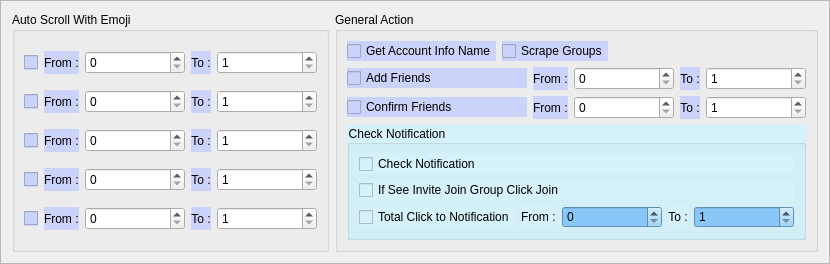
               <widget class="QFrame" name="GeneralAction_GroupBox">
                <property name="styleSheet">
                 <string notr="true"/>
                </property>
                <property name="frameShape">
                 <enum>QFrame::StyledPanel</enum>
                </property>
                <property name="frameShadow">
                 <enum>QFrame::Raised</enum>
                </property>
                <layout class="QGridLayout" name="gridLayout_24">
                 <item row="1" column="1">
                  <widget class="QGroupBox" name="general_option_group">
                   <property name="enabled">
                    <bool>true</bool>
                   </property>
                   <property name="styleSheet">
                    <string notr="true"/>
                   </property>
                   <property name="title">
                    <string>General Action</string>
                   </property>
                   <layout class="QVBoxLayout" name="verticalLayout_8">
                    <item>
                     <layout class="QHBoxLayout" name="horizontalLayout_21">
                      <item>
                       <widget class="QCheckBox" name="get_account_info">
                        <property name="styleSheet">
                         <string notr="true">background-color: rgb(204, 211, 250);</string>
                        </property>
                        <property name="text">
                         <string>Get Account Info Name</string>
                        </property>
                        <property name="iconSize">
                         <size>
                          <width>30</width>
                          <height>30</height>
                         </size>
                        </property>
                        <property name="checked">
                         <bool>false</bool>
                        </property>
                       </widget>
                      </item>
                      <item>
                       <widget class="QCheckBox" name="scrape_group">
                        <property name="styleSheet">
                         <string notr="true">background-color: rgb(204, 211, 250);</string>
                        </property>
                        <property name="text">
                         <string>Scrape Groups</string>
                        </property>
                       </widget>
                      </item>
                      <item>
                       <spacer name="horizontalSpacer_14">
                        <property name="orientation">
                         <enum>Qt::Horizontal</enum>
                        </property>
                        <property name="sizeHint" stdset="0">
                         <size>
                          <width>40</width>
                          <height>20</height>
                         </size>
                        </property>
                       </spacer>
                      </item>
                     </layout>
                    </item>
                    <item>
                     <layout class="QHBoxLayout" name="horizontalLayout_25">
                      <item>
                       <layout class="QHBoxLayout" name="horizontalLayout_26" stretch="1,0,0,0,0">
                        <item>
                         <widget class="QCheckBox" name="add_friends">
                          <property name="styleSheet">
                           <string notr="true">background-color: rgb(204, 211, 250);</string>
                          </property>
                          <property name="text">
                           <string>Add Friends</string>
                          </property>
                          <property name="iconSize">
                           <size>
                            <width>30</width>
                            <height>30</height>
                           </size>
                          </property>
                          <property name="checked">
                           <bool>false</bool>
                          </property>
                         </widget>
                        </item>
                        <item>
                         <widget class="QLabel" name="from_13">
                          <property name="styleSheet">
                           <string notr="true">background-color: rgb(204, 211, 250);</string>
                          </property>
                          <property name="text">
                           <string>From :</string>
                          </property>
                         </widget>
                        </item>
                        <item>
                         <widget class="QSpinBox" name="add_friends_from">
                          <property name="minimumSize">
                           <size>
                            <width>100</width>
                            <height>0</height>
                           </size>
                          </property>
                         </widget>
                        </item>
                        <item>
                         <widget class="QLabel" name="to_13">
                          <property name="styleSheet">
                           <string notr="true">background-color: rgb(204, 211, 250);</string>
                          </property>
                          <property name="text">
                           <string>To :</string>
                          </property>
                          <property name="alignment">
                           <set>Qt::AlignCenter</set>
                          </property>
                         </widget>
                        </item>
                        <item>
                         <widget class="QSpinBox" name="add_friends_to">
                          <property name="minimumSize">
                           <size>
                            <width>100</width>
                            <height>0</height>
                           </size>
                          </property>
                          <property name="minimum">
                           <number>1</number>
                          </property>
                         </widget>
                        </item>
                       </layout>
                      </item>
                     </layout>
                    </item>
                    <item>
                     <layout class="QHBoxLayout" name="horizontalLayout_27" stretch="1,0,0,0,0">
                      <item>
                       <widget class="QCheckBox" name="confirm_friends">
                        <property name="styleSheet">
                         <string notr="true">background-color: rgb(204, 211, 250);</string>
                        </property>
                        <property name="text">
                         <string>Confirm Friends</string>
                        </property>
                        <property name="iconSize">
                         <size>
                          <width>30</width>
                          <height>30</height>
                         </size>
                        </property>
                        <property name="checked">
                         <bool>false</bool>
                        </property>
                       </widget>
                      </item>
                      <item>
                       <widget class="QLabel" name="from_15">
                        <property name="styleSheet">
                         <string notr="true">background-color: rgb(204, 211, 250);</string>
                        </property>
                        <property name="text">
                         <string>From :</string>
                        </property>
                       </widget>
                      </item>
                      <item>
                       <widget class="QSpinBox" name="confirm_friends_from">
                        <property name="minimumSize">
                         <size>
                          <width>100</width>
                          <height>0</height>
                         </size>
                        </property>
                       </widget>
                      </item>
                      <item>
                       <widget class="QLabel" name="to_15">
                        <property name="styleSheet">
                         <string notr="true">background-color: rgb(204, 211, 250);</string>
                        </property>
                        <property name="text">
                         <string>To :</string>
                        </property>
                        <property name="alignment">
                         <set>Qt::AlignCenter</set>
                        </property>
                       </widget>
                      </item>
                      <item>
                       <widget class="QSpinBox" name="confirm_friends_to">
                        <property name="minimumSize">
                         <size>
                          <width>100</width>
                          <height>0</height>
                         </size>
                        </property>
                        <property name="minimum">
                         <number>1</number>
                        </property>
                       </widget>
                      </item>
                     </layout>
                    </item>
                    <item>
                     <widget class="QGroupBox" name="groupBox_3">
                      <property name="styleSheet">
                       <string notr="true">background-color: rgb(204, 211, 250);
background-color: rgb(213, 242, 250);</string>
                      </property>
                      <property name="title">
                       <string>Check Notification</string>
                      </property>
                      <layout class="QVBoxLayout" name="verticalLayout_17">
                       <item>
                        <widget class="QCheckBox" name="check_notifycation">
                         <property name="styleSheet">
                          <string notr="true"/>
                         </property>
                         <property name="text">
                          <string>Check Notification</string>
                         </property>
                         <property name="iconSize">
                          <size>
                           <width>30</width>
                           <height>30</height>
                          </size>
                         </property>
                         <property name="checked">
                          <bool>false</bool>
                         </property>
                        </widget>
                       </item>
                       <item>
                        <widget class="QCheckBox" name="click_join_group_in_notification">
                         <property name="styleSheet">
                          <string notr="true"/>
                         </property>
                         <property name="text">
                          <string>If See Invite Join Group Click Join</string>
                         </property>
                         <property name="iconSize">
                          <size>
                           <width>30</width>
                           <height>30</height>
                          </size>
                         </property>
                         <property name="checked">
                          <bool>false</bool>
                         </property>
                        </widget>
                       </item>
                       <item>
                        <layout class="QHBoxLayout" name="horizontalLayout_36" stretch="1,0,0,0,0">
                         <item>
                          <widget class="QCheckBox" name="total_click_notification">
                           <property name="styleSheet">
                            <string notr="true"/>
                           </property>
                           <property name="text">
                            <string>Total Click to Notification</string>
                           </property>
                           <property name="iconSize">
                            <size>
                             <width>30</width>
                             <height>30</height>
                            </size>
                           </property>
                           <property name="checked">
                            <bool>false</bool>
                           </property>
                          </widget>
                         </item>
                         <item>
                          <widget class="QLabel" name="from_22">
                           <property name="styleSheet">
                            <string notr="true"/>
                           </property>
                           <property name="text">
                            <string>From :</string>
                           </property>
                          </widget>
                         </item>
                         <item>
                          <widget class="QSpinBox" name="total_click_notification_from">
                           <property name="minimumSize">
                            <size>
                             <width>100</width>
                             <height>0</height>
                            </size>
                           </property>
                           <property name="styleSheet">
                            <string notr="true">background-color: rgb(136, 199, 247);</string>
                           </property>
                          </widget>
                         </item>
                         <item>
                          <widget class="QLabel" name="to_22">
                           <property name="styleSheet">
                            <string notr="true"/>
                           </property>
                           <property name="text">
                            <string>To :</string>
                           </property>
                           <property name="alignment">
                            <set>Qt::AlignCenter</set>
                           </property>
                          </widget>
                         </item>
                         <item>
                          <widget class="QSpinBox" name="total_click_notification_to">
                           <property name="minimumSize">
                            <size>
                             <width>100</width>
                             <height>0</height>
                            </size>
                           </property>
                           <property name="styleSheet">
                            <string notr="true">background-color: rgb(136, 199, 247);</string>
                           </property>
                           <property name="minimum">
                            <number>1</number>
                           </property>
                          </widget>
                         </item>
                        </layout>
                       </item>
                      </layout>
                     </widget>
                    </item>
                   </layout>
                  </widget>
                 </item>
                 <item row="1" column="0">
                  <widget class="QGroupBox" name="react_group">
                   <property name="styleSheet">
                    <string notr="true"/>
                   </property>
                   <property name="title">
                    <string>Auto Scroll With Emoji</string>
                   </property>
                   <layout class="QVBoxLayout" name="verticalLayout_7">
                    <item>
                     <layout class="QHBoxLayout" name="horizontalLayout">
                      <item>
                       <widget class="QCheckBox" name="like">
                        <property name="styleSheet">
                         <string notr="true">background-color: rgb(204, 211, 250);</string>
                        </property>
                        <property name="text">
                         <string/>
                        </property>
                        <property name="icon">
                         <iconset resource="../ui/resources.qrc">
                          <normaloff>:/icons/images/like_emoji.png</normaloff>:/icons/images/like_emoji.png</iconset>
                        </property>
                        <property name="iconSize">
                         <size>
                          <width>30</width>
                          <height>30</height>
                         </size>
                        </property>
                        <property name="checked">
                         <bool>false</bool>
                        </property>
                       </widget>
                      </item>
                      <item>
                       <widget class="QLabel" name="from_label">
                        <property name="styleSheet">
                         <string notr="true">background-color: rgb(204, 211, 250);</string>
                        </property>
                        <property name="text">
                         <string>From :</string>
                        </property>
                       </widget>
                      </item>
                      <item>
                       <widget class="QSpinBox" name="like_from">
                        <property name="minimumSize">
                         <size>
                          <width>100</width>
                          <height>0</height>
                         </size>
                        </property>
                        <property name="minimum">
                         <number>0</number>
                        </property>
                        <property name="value">
                         <number>0</number>
                        </property>
                       </widget>
                      </item>
                      <item>
                       <widget class="QLabel" name="to_label">
                        <property name="styleSheet">
                         <string notr="true">background-color: rgb(204, 211, 250);</string>
                        </property>
                        <property name="text">
                         <string>To :</string>
                        </property>
                        <property name="alignment">
                         <set>Qt::AlignCenter</set>
                        </property>
                       </widget>
                      </item>
                      <item>
                       <widget class="QSpinBox" name="like_to">
                        <property name="minimumSize">
                         <size>
                          <width>100</width>
                          <height>0</height>
                         </size>
                        </property>
                        <property name="minimum">
                         <number>1</number>
                        </property>
                       </widget>
                      </item>
                     </layout>
                    </item>
                    <item>
                     <layout class="QHBoxLayout" name="horizontalLayout_11">
                      <item>
                       <widget class="QCheckBox" name="love">
                        <property name="styleSheet">
                         <string notr="true">background-color: rgb(204, 211, 250);</string>
                        </property>
                        <property name="text">
                         <string/>
                        </property>
                        <property name="icon">
                         <iconset resource="../ui/resources.qrc">
                          <normaloff>:/icons/images/love_emoji.png</normaloff>:/icons/images/love_emoji.png</iconset>
                        </property>
                        <property name="iconSize">
                         <size>
                          <width>30</width>
                          <height>30</height>
                         </size>
                        </property>
                        <property name="checked">
                         <bool>false</bool>
                        </property>
                       </widget>
                      </item>
                      <item>
                       <widget class="QLabel" name="from_2">
                        <property name="styleSheet">
                         <string notr="true">background-color: rgb(204, 211, 250);</string>
                        </property>
                        <property name="text">
                         <string>From :</string>
                        </property>
                       </widget>
                      </item>
                      <item>
                       <widget class="QSpinBox" name="love_from">
                        <property name="minimumSize">
                         <size>
                          <width>100</width>
                          <height>0</height>
                         </size>
                        </property>
                       </widget>
                      </item>
                      <item>
                       <widget class="QLabel" name="to_2">
                        <property name="styleSheet">
                         <string notr="true">background-color: rgb(204, 211, 250);</string>
                        </property>
                        <property name="text">
                         <string>To :</string>
                        </property>
                        <property name="alignment">
                         <set>Qt::AlignCenter</set>
                        </property>
                       </widget>
                      </item>
                      <item>
                       <widget class="QSpinBox" name="love_to">
                        <property name="minimumSize">
                         <size>
                          <width>100</width>
                          <height>0</height>
                         </size>
                        </property>
                        <property name="minimum">
                         <number>1</number>
                        </property>
                       </widget>
                      </item>
                     </layout>
                    </item>
                    <item>
                     <layout class="QHBoxLayout" name="horizontalLayout_13">
                      <item>
                       <widget class="QCheckBox" name="haha">
                        <property name="styleSheet">
                         <string notr="true">background-color: rgb(204, 211, 250);</string>
                        </property>
                        <property name="text">
                         <string/>
                        </property>
                        <property name="icon">
                         <iconset resource="../ui/resources.qrc">
                          <normaloff>:/icons/images/haha_emoji.png</normaloff>:/icons/images/haha_emoji.png</iconset>
                        </property>
                        <property name="iconSize">
                         <size>
                          <width>30</width>
                          <height>30</height>
                         </size>
                        </property>
                        <property name="checked">
                         <bool>false</bool>
                        </property>
                       </widget>
                      </item>
                      <item>
                       <widget class="QLabel" name="from_3">
                        <property name="styleSheet">
                         <string notr="true">background-color: rgb(204, 211, 250);</string>
                        </property>
                        <property name="text">
                         <string>From :</string>
                        </property>
                       </widget>
                      </item>
                      <item>
                       <widget class="QSpinBox" name="haha_from">
                        <property name="minimumSize">
                         <size>
                          <width>100</width>
                          <height>0</height>
                         </size>
                        </property>
                       </widget>
                      </item>
                      <item>
                       <widget class="QLabel" name="to_3">
                        <property name="styleSheet">
                         <string notr="true">background-color: rgb(204, 211, 250);</string>
                        </property>
                        <property name="text">
                         <string>To :</string>
                        </property>
                        <property name="alignment">
                         <set>Qt::AlignCenter</set>
                        </property>
                       </widget>
                      </item>
                      <item>
                       <widget class="QSpinBox" name="haha_to">
                        <property name="minimumSize">
                         <size>
                          <width>100</width>
                          <height>0</height>
                         </size>
                        </property>
                        <property name="minimum">
                         <number>1</number>
                        </property>
                       </widget>
                      </item>
                     </layout>
                    </item>
                    <item>
                     <layout class="QHBoxLayout" name="horizontalLayout_16">
                      <item>
                       <widget class="QCheckBox" name="cry">
                        <property name="styleSheet">
                         <string notr="true">background-color: rgb(204, 211, 250);</string>
                        </property>
                        <property name="text">
                         <string/>
                        </property>
                        <property name="icon">
                         <iconset resource="../ui/resources.qrc">
                          <normaloff>:/icons/images/cry_emoji.png</normaloff>:/icons/images/cry_emoji.png</iconset>
                        </property>
                        <property name="iconSize">
                         <size>
                          <width>30</width>
                          <height>30</height>
                         </size>
                        </property>
                        <property name="checked">
                         <bool>false</bool>
                        </property>
                       </widget>
                      </item>
                      <item>
                       <widget class="QLabel" name="from_6">
                        <property name="styleSheet">
                         <string notr="true">background-color: rgb(204, 211, 250);</string>
                        </property>
                        <property name="text">
                         <string>From :</string>
                        </property>
                       </widget>
                      </item>
                      <item>
                       <widget class="QSpinBox" name="cry_from">
                        <property name="minimumSize">
                         <size>
                          <width>100</width>
                          <height>0</height>
                         </size>
                        </property>
                       </widget>
                      </item>
                      <item>
                       <widget class="QLabel" name="to_6">
                        <property name="styleSheet">
                         <string notr="true">background-color: rgb(204, 211, 250);</string>
                        </property>
                        <property name="text">
                         <string>To :</string>
                        </property>
                        <property name="alignment">
                         <set>Qt::AlignCenter</set>
                        </property>
                       </widget>
                      </item>
                      <item>
                       <widget class="QSpinBox" name="cry_to">
                        <property name="minimumSize">
                         <size>
                          <width>100</width>
                          <height>0</height>
                         </size>
                        </property>
                        <property name="minimum">
                         <number>1</number>
                        </property>
                       </widget>
                      </item>
                     </layout>
                    </item>
                    <item>
                     <layout class="QHBoxLayout" name="horizontalLayout_17">
                      <item>
                       <widget class="QCheckBox" name="angry">
                        <property name="styleSheet">
                         <string notr="true">background-color: rgb(204, 211, 250);</string>
                        </property>
                        <property name="text">
                         <string/>
                        </property>
                        <property name="icon">
                         <iconset resource="../ui/resources.qrc">
                          <normaloff>:/icons/images/angry_emoji.png</normaloff>:/icons/images/angry_emoji.png</iconset>
                        </property>
                        <property name="iconSize">
                         <size>
                          <width>30</width>
                          <height>30</height>
                         </size>
                        </property>
                        <property name="checked">
                         <bool>false</bool>
                        </property>
                       </widget>
                      </item>
                      <item>
                       <widget class="QLabel" name="from_7">
                        <property name="styleSheet">
                         <string notr="true">background-color: rgb(204, 211, 250);</string>
                        </property>
                        <property name="text">
                         <string>From :</string>
                        </property>
                       </widget>
                      </item>
                      <item>
                       <widget class="QSpinBox" name="angry_from">
                        <property name="minimumSize">
                         <size>
                          <width>100</width>
                          <height>0</height>
                         </size>
                        </property>
                       </widget>
                      </item>
                      <item>
                       <widget class="QLabel" name="to_7">
                        <property name="styleSheet">
                         <string notr="true">background-color: rgb(204, 211, 250);</string>
                        </property>
                        <property name="text">
                         <string>To :</string>
                        </property>
                        <property name="alignment">
                         <set>Qt::AlignCenter</set>
                        </property>
                       </widget>
                      </item>
                      <item>
                       <widget class="QSpinBox" name="angry_to">
                        <property name="minimumSize">
                         <size>
                          <width>100</width>
                          <height>0</height>
                         </size>
                        </property>
                        <property name="minimum">
                         <number>1</number>
                        </property>
                       </widget>
                      </item>
                     </layout>
                    </item>
                   </layout>
                  </widget>
                 </item>
                </layout>
               </widget>
